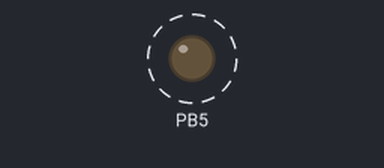
Bench run of a program on a simulated ATmega328P, built with avr-gcc and emulated at 16 MHz (the files do not name the chip). Shown: output pins drawn as LEDs (lit = HIGH). Dashed ring = blinking.

Above: at 0.5 s.
Timing chart, 0 to 4.6 s (numbered marks = the images above):
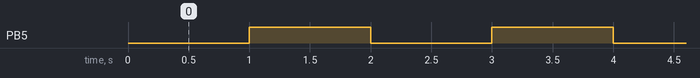

Measured:
- by itself, PB5: alternates HIGH for 1.0 s and LOW for 1.0 s

The program:

main.c
```c
#define F_CPU 16000000UL

#include <avr/io.h>
#include <avr/interrupt.h>
#include <util/delay.h>
#include <stdbool.h>

#define INTERVAL_1S 65535 - (F_CPU/1024)
#define PRESCALER_1024 (1 << CS10) | (1 << CS12)

ISR(TIMER1_OVF_vect){
    PORTB ^= (1 << PB5);
    TCNT1 = INTERVAL_1S;
}

int main(){

    DDRB |= (1 << PB5);

    TCNT1 = INTERVAL_1S;
    TCCR1B = PRESCALER_1024;
    TCCR1A = 0;

    TIMSK1 = (1 << TOIE1);

    sei();

    while(true){

    }
}
```
